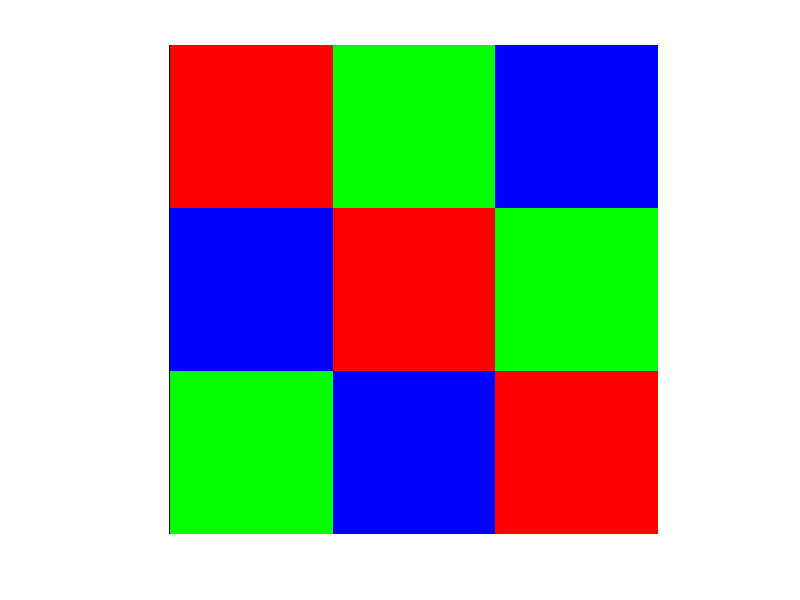
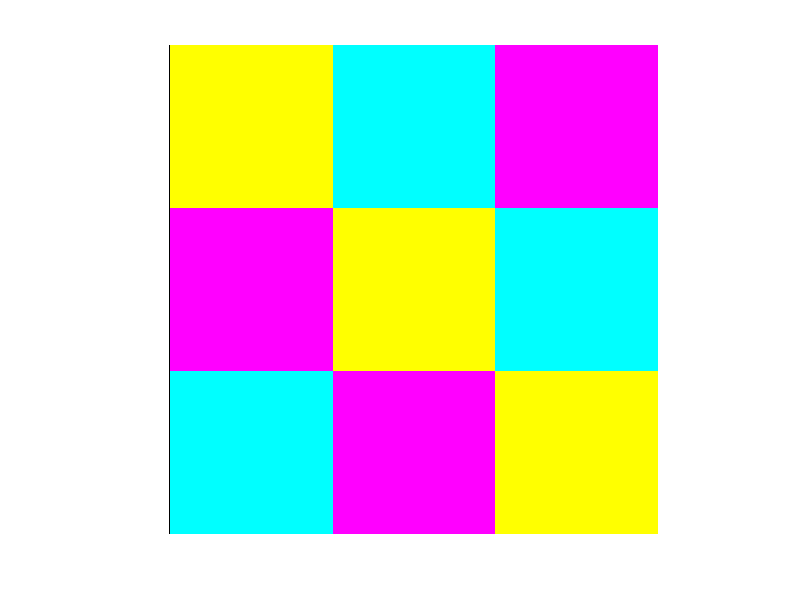
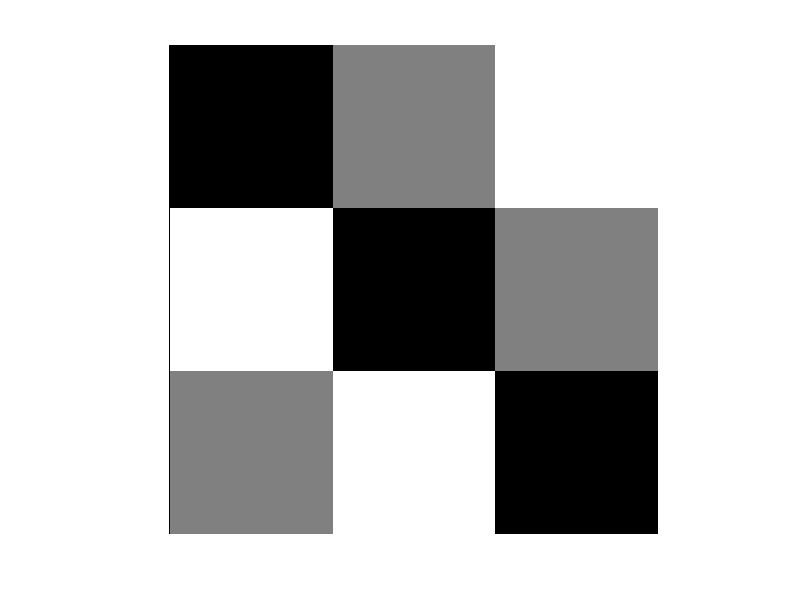

Source code (MATLAB) for these figures, in order:
%Image Processing -- Nathan DWEK (ULB)
close all;

X=[1 2 3;3 1 2;2 3 1];
X_map=[1 0 0;0 1 0;0 0 1];
imshow(X,X_map,'InitialMagnification', 'fit');
X_map=[1 1 0;0 1 1;1 0 1];
figure;
imshow(X,X_map,'InitialMagnification', 'fit');
figure;
X_map=[0 0 0;0.5 .5 0.5;1 1 1];
imshow(X,X_map,'InitialMagnification', 'fit');
